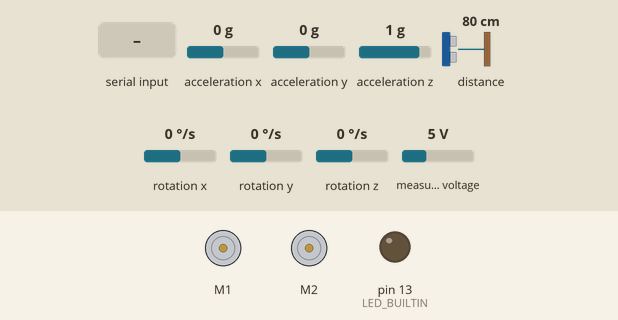
The sketch below on a simulated Arduino Leonardo, built with avr-gcc and run on an emulated ATmega32U4. Shown: 2 × DC motor (green arrow = forward, orange = backward, longer = faster), output pins drawn as LEDs (lit = HIGH). The test bench sets the inputs (shaded band); at power-on: acceleration x 0 g, acceleration y 0 g, acceleration z 1 g, distance to the obstacle 80 cm, rotation x 0 °/s, rotation y 0 °/s, rotation z 0 °/s, measured voltage 5 V. What the sketch prints to the serial monitor is not drawn.

Above: at 3.2 s.
3.3 s: "90;45;200\n" received over Serial
At 3.6 s:
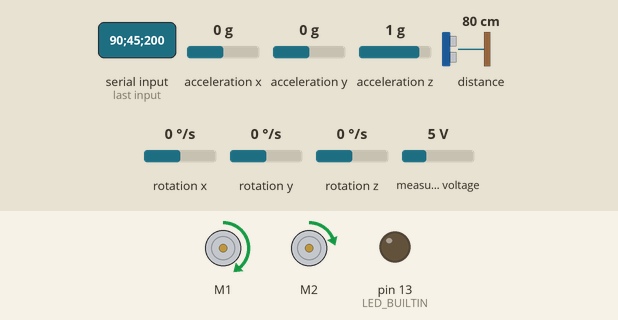
4.8 s: "30;150\n" received over Serial
At 5.9 s:
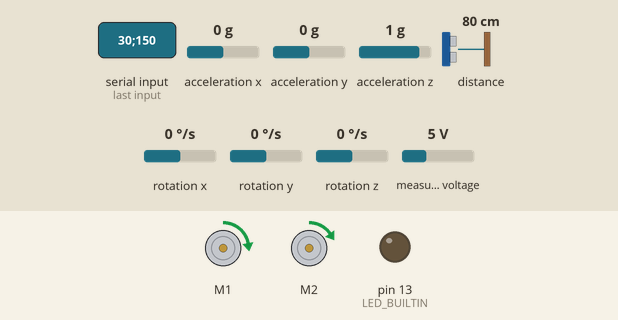
6.3 s: "0\n" received over Serial
At 7.1 s:
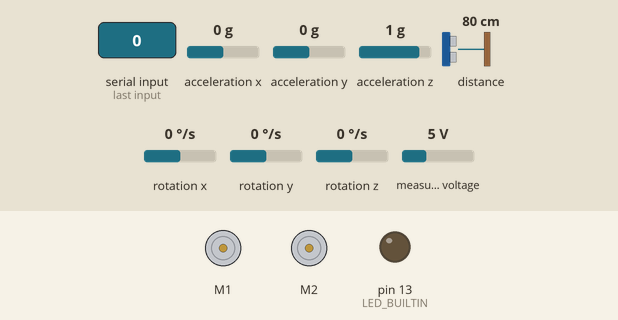
7.8 s: "200\n" received over Serial
At 8.2 s:
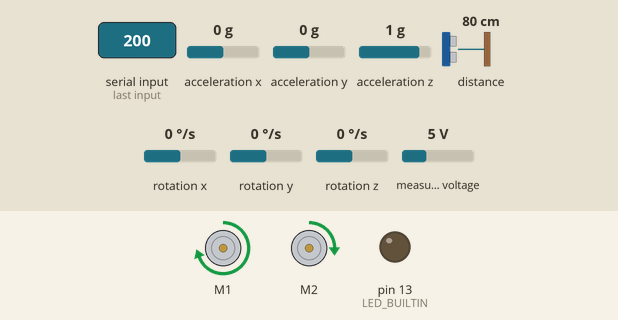
9.3 s: "1;90;45\n" received over Serial
At 12.0 s:
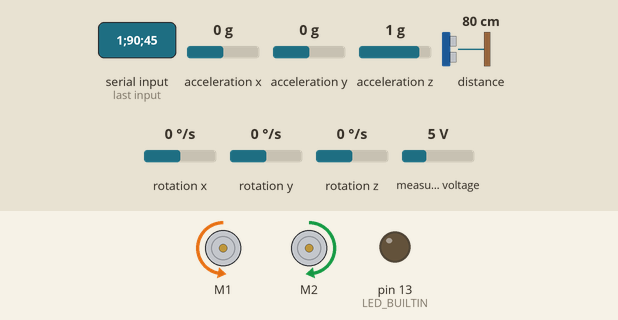
12.3 s: "1;90\n" received over Serial
Timing chart, 0 to 15.3 s (numbered marks = the images above; inputs shaded):
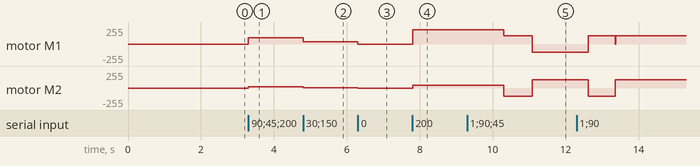

The sketch:

zumoEmbedded.ino
```cpp
#include <ArduinoJson.h> // By Benoit Blanchon
#include <Wire.h>        // Arduino Library
#include <Zumo32U4.h>    // By Pololu

// Definitions and declarations

#define NUM_LINE_SENSORS 5
#define NUM_PROX_SENSORS 4
#define NUM_IMU_SENSORS 2
#define MAX_NUM_SENSORS 5
#define MSG_TIMEOUT_MILLIS 5000
#define DT_CONTROL_MILLIS 10  // Control DT suggested range 5-50 mSec --> 200-20 Hz
#define ON_LINE_THRESHOLD 400
#define NOISE_THRESHOLD 50

Zumo32U4ProximitySensors prox;
Zumo32U4LineSensors lineSensors;
Zumo32U4Buzzer buzzer;
Zumo32U4IMU imu;
Zumo32U4Motors motors;

// sensors arrays

unsigned int lineSensorValues[NUM_LINE_SENSORS];
unsigned int proxSensorValues[NUM_PROX_SENSORS];
int16_t imuSensorValues[NUM_IMU_SENSORS];

// control & communication variables

float joyX;
float joyY;
bool calibration_flag = true;
const uint16_t maxSpeed = 200;
int16_t lastError = 0;
int rightMotor = 0;
int leftMotor = 0;
String inputString;
bool stringComplete;
int16_t position = 0;
bool reached_junction = false;
int direction = 0;

bool communication_timed_out = 0;
unsigned long msg_time = 0;
unsigned long millisTick = 0;
float dt = DT_CONTROL_MILLIS / 1000.0;
uint16_t Kp_low = 0.25;
uint16_t Kd_low = 6;
uint16_t Kp_high = 1;
uint16_t Kd_high = 20;
int ind2;
String str;
int auto_mode;

// Functions

/*
This function returns an estimated position of the robot with respect to a line. The estimate is made
using a weighted average of the sensor indices multiplied by 1000, so that a return value of 0 indicates
that the line is directly below sensor 0, a return value of 1000 indicates that the line is directly below
sensor 1, 2000 indicates that it's below sensor 2000, etc. Intermediate values indicate that the line is
between two sensors. The formula is:

  0*value0 + 1000*value1 + 2000*value2 + ...
 --------------------------------------------
       value0  +  value1  +  value2 + ...

By default, this function assumes a dark line (high values) surrounded by white (low values).
If your line is light on black, set the optional second argument white_line to true. In this case,
each sensor value will be replaced by (1000-value) before the averaging.
*/
int getLinePosition(unsigned int *sensor_values, unsigned int direction,
                    unsigned int position, bool calibration_flag)
{
    unsigned char i;
    unsigned long avg, avg1, avg2; // numerators for the weighted total, they're long before division
    unsigned int sum, sum1, sum2; // denominators for the weighted total, they're <= 64000
    avg = 0; avg1 = 0; avg2 = 0;
    sum = 0; sum1 = 0; sum2 = 0;
    bool on_line = false;

    for (i = 0; i < NUM_LINE_SENSORS; i++) {
        int value = sensor_values[i];

        // keep track of whether we see the line at all
        if (value > ON_LINE_THRESHOLD) {
            on_line = true;
        }

        // only average in values that are above the noise threshold
        if (value > NOISE_THRESHOLD)
        {
            // Main values
            avg += (long)(value) * (i * 1000);
            sum += value;

            // Leftside values - will be used in case of a junction
            if (i < 2)
            {
              avg1 += (long)(value) * (i * 1000);
              sum1 += value;
            }

            // Rightside values - will be used in case of a junction
            if (i > 2)
            {
              avg2 += (long)(value) * (i * 1000);
              sum2 += value;
            }
        }
    }

    if(!on_line)
    {
      // If it last read to the left of center, return 0.
      if(position < (NUM_LINE_SENSORS-1)*1000/2)
          return 0;

      // If it last read to the right of center, return the max.
      else
          return (NUM_LINE_SENSORS-1)*1000;
    }

    // Reached a junction
    if ((sum1 > ON_LINE_THRESHOLD && sum2 > ON_LINE_THRESHOLD))
    {
      reached_junction = true;

      // Driving direction is counterclockwise - calculate position based on leftside values
      if (direction == 0)
      {
        position = avg1 / sum1;
      }

      // Driving direction is clockwise - calculate position based on rightside values
      else
      {
        position = avg2 / sum2;
      }
    }

    // No junction
    else
    {
      reached_junction = false;
      position = avg / sum;
    }

    return position;
}

/*This function calibrates the line sensors. It is called every time the driving mode changes from
manual to automatic.*/
void calibrateSensors()
{
  // Wait 1 second before beggining the automatic sensor calibration
  delay(1000);

  // Calibration is done by rotating in place to sweep the sensors over the line
  for(uint16_t i = 0; i < 120; i++)
  {
    if (i > 30 && i <= 90)
    {
      motors.setSpeeds(-200, 200);
    }
    else
    {
      motors.setSpeeds(200, -200);
    }

    lineSensors.calibrate();
  }
  motors.setSpeeds(0, 0);
}

// Read the inertial sensors (IMU)
void getImuSensorValues() {
  imu.read();
  imuSensorValues[0] = imu.a.x;
  imuSensorValues[1] = imu.a.y;
}

// Read the line sensors
void getLineSensorValues(){
  lineSensors.readCalibrated(lineSensorValues);
}

// Read the proximity sensors
void getProxSensorValues(){
  prox.read();
  proxSensorValues[0] = prox.countsLeftWithLeftLeds();
  proxSensorValues[1] = prox.countsFrontWithLeftLeds();
  proxSensorValues[2] = prox.countsFrontWithRightLeds();
  proxSensorValues[3] = prox.countsRightWithRightLeds();
}

// setup & loop functions

void setup() {
  pinMode(LED_BUILTIN, OUTPUT);
  imu.init();
  imu.enableDefault();
  prox.initThreeSensors();
  delay(1000);
  lineSensors.initFiveSensors();
  delay(1000);
  Serial.begin(9600);
  inputString.reserve(200);
}

void loop() {

  // There are bytes available for reading at the serial port
  while (Serial.available()) {

    // Read the serial receive byffer one byte at a time until '\n'
    char inChar = (char)Serial.read();
    inputString += inChar;
    if (inChar == '\n') {
      stringComplete = true;
    }
  }

  // The message is ready to be parsed
  if (stringComplete) {

    // Get timestamp
    int timestamp = millis();

    // Read first parameter - auto_mode: manual (0) or automatic (1)
    int ind1 = inputString.indexOf(';');  // find location of first delimiter ';'
    str = inputString.substring(0, ind1);   // capture the auto_mode substring
    auto_mode = str.toInt(); // convert auto_mode to integer

    // Read the second parameter - direction: counterclockwise (0) or clockwise (1)
    ind2 = inputString.indexOf('.'); // find location of second delimiter '.'
    str = inputString.substring(ind1 + 1, ind2);   // capture the direction substring
    int direction = str.toInt(); // convert direction to integer

    // Automatic mode
    if(auto_mode == 1){

        // Calibrate line sensors. Happens only once when starting automatic mode.
        if(calibration_flag){
          calibrateSensors();
        }

      // Read line sensor values and populate the lineSensorValues array
      getLineSensorValues();

      // Calculate position of robot relative to the line, and the error
      position = getLinePosition(lineSensorValues, direction, position, calibration_flag);
      int16_t error = position - 2000;

      /*Implemenation of a PD controller. The new speeds for the right and left motors are determined
      based on the current error and the difference between the last error.*/
      int16_t speedDifference = 0;
      if (!reached_junction)
      {
        speedDifference = Kp_low * error + Kd_low * (error - lastError);
      }
      else
      {
        speedDifference = Kp_high * error + Kd_high * (error - lastError);
      }
      lastError = error;

      // Calculate new speed
      int16_t leftSpeed = (int16_t)maxSpeed + speedDifference;
      int16_t rightSpeed = (int16_t)maxSpeed - speedDifference;

      // Make sure the speed is between the acceptable range (0 - 200)
      leftSpeed = constrain(leftSpeed, 0, (int16_t)maxSpeed);
      rightSpeed = constrain(rightSpeed, 0, (int16_t)maxSpeed);

      // Set new speeds
      motors.setSpeeds(leftSpeed, rightSpeed);

      // Calibration is not needed anymore
      calibration_flag = false;
    }

    // Manual mode
    else{

      // Read the third paramter - joyX (X value of the joystick)
      str = "";
      int ind3 = inputString.indexOf(','); // find location of third delimiter ','
      str = inputString.substring(ind2 + 1, ind3); // capture the joyX substring
      int joyX = str.toInt(); // Convert joyX to integer

      // Read the fourth paramter - joyY (Y value of the joystick)
      str = "";
      str = inputString.substring(ind3+1); // capture the joyY substring
      int joyY = str.toInt(); // Convert joyY to integer

      // Calculate and set new speeds
      leftMotor = joyY + int(float(joyX)/1.5);
      rightMotor = joyY - int(float(joyX)/1.5);
      motors.setLeftSpeed(leftMotor);
      motors.setRightSpeed(rightMotor);

      // Calibration will be needed the next time mode switches to automatic
      calibration_flag = true;
    }

    // Assign sensor values into sensor arrays
    getImuSensorValues();
    getLineSensorValues();
    getProxSensorValues();

    // Read battery level
    uint16_t batteryLevel = readBatteryMillivolts();
    float battery = float(batteryLevel)/1000.0;

    // Send data to RaspberryPi via json document
    // data includes timestamp, battery and sensor values which are stored in arrays
    DynamicJsonDocument jBuffer(1024);
    JsonArray line_sensor_values = jBuffer.createNestedArray("line_sensor_values");
    JsonArray imu_sensor_values = jBuffer.createNestedArray("imu_sensor_values");
    JsonArray prox_sensor_values = jBuffer.createNestedArray("prox_sensor_values");

    // Populate timestamp and battery
    jBuffer["timestamp"] = timestamp;
    jBuffer["Battery"] = battery;

    // Populate sensor values
    for (int i = 0; i < MAX_NUM_SENSORS; i++){
      if( i < NUM_IMU_SENSORS){
        imu_sensor_values.add(imuSensorValues[i]);
      }
      if (i < NUM_LINE_SENSORS){
        line_sensor_values.add(lineSensorValues[i]);
      }
      if(i < NUM_PROX_SENSORS){
      prox_sensor_values.add(proxSensorValues[i]);
      }
    }

    // Document transmission
    serializeJson(jBuffer, Serial);
    Serial.println();

    // Clear the string
    inputString = "";
    stringComplete = false;
  }
}
```

UARTReader.cpp
```cpp
#include "UARTReader.h"

//#define DEBUGPRINT

UARTReader::UARTReader(Stream& serialPort, char *startStr, char stopChar, int maxBufSize) : serialPort(serialPort) {
	this->UARTMode  = UART_SYNCING;
  this->bufIndex = 0; // static ptr for when data comes in separate chunks
  this->syncSteps = 0;
  this->startStr = new char[1 + strlen(startStr)];
  strcpy(this->startStr, startStr);
	this->syncDone = (int)strlen(startStr);
  this->stopChar = stopChar;
  this->inputBuffer = new char[maxBufSize];
}

UARTReader::~UARTReader() {
  delete this->startStr;
  delete this->inputBuffer;
}

int UARTReader::getMessage() {

  int nBytes, bytesRead;
  char c;

  if(!(nBytes = serialPort.available()))
    return UARTMode;

  bytesRead = 0;
  while( bytesRead < nBytes ) {
    switch(UARTMode) {
      case UART_SYNCING:
        while(bytesRead < nBytes && UARTMode == UART_SYNCING) {
          c = (char)serialPort.read();
#ifdef DEBUGPRINT
            Serial.write(c);
#endif
					bytesRead++;
          syncSteps = (c == startStr[syncSteps] ? syncSteps + 1 : 0);
          if(syncSteps == syncDone) {  // sync'ed //
            bufIndex = syncSteps = 0;
            UARTMode = UART_RECEIVING;
          }
        }
        break;
      case UART_RECEIVING:
        while(bytesRead < nBytes && UARTMode == UART_RECEIVING) {
          c = (char)serialPort.read();
#ifdef DEBUGPRINT
            Serial.write(c);
#endif
          inputBuffer[bufIndex] = c;
					bytesRead++;
					bufIndex++;
          if(c == stopChar) {  // we got a packet!! //
#ifdef DEBUGPRINT
            Serial.write("Package");
#endif
            inputBuffer[bufIndex] = NULL;
            bufIndex = 0;
            UARTMode = UART_SYNCING;
            return UART_GOT_MESSAGE;
          }
          if(bufIndex == MAX_INPUT_BUFFER-2) { // overflow
            bufIndex = 0;
            UARTMode = UART_SYNCING;
            return UART_BUFF_OVERFLOW;
          }
        }
      break;
    } // switch //
  } // while //
  return UARTMode; // UART_SYNCING or UART_RECEIVING
}
```

UARTReader.h
```cpp
/*
  UARTReadBytes.h - Library for non-blocking read from UART comm
*/

#ifndef UARTReader_h
#define UARTReader_h
#include <Arduino.h>

// Structure of a single frame:
// delimiter + json message + '\n'

// Buffer size including delimiters: 512 bytes
#define MAX_INPUT_BUFFER 512

class UARTReader
{
  public:
    UARTReader(Stream& serialPort, char *startDelim, char stopChar, int maxBufSize=MAX_INPUT_BUFFER);
   ~UARTReader();
    int getMessage();
    char* buffer() { return inputBuffer; }

    static int const UART_GOT_MESSAGE = 0;
    static int const UART_SYNCING = 1;
    static int const UART_RECEIVING = 2;
    static int const UART_BUFF_OVERFLOW = 3;

  private:
    char* inputBuffer;
    char* startStr; // = "json:";
    char stopChar;

    int UARTMode;
    int bufIndex; // static ptr for when data comes in separate chunks
    int syncSteps;
		int syncDone;

    Stream& serialPort;

};

#endif
```

Measured:
- after the input at 3.3 s, motor M1: stopped → forward 95/255 at once; motor M2: stopped → forward 19/255 at once
- after the input at 4.8 s, motor M1: forward 95/255 → forward 31/255 at once; motor M2: forward 19/255 → forward 6/255 at once
- after the input at 6.3 s, motor M1: forward 31/255 → stopped at once; motor M2: forward 6/255 → stopped at once
- after the input at 7.8 s, motor M1: stopped → forward 212/255 at once; motor M2: stopped → forward 42/255 at once
- after the input at 9.3 s, motor M1: forward 212/255 → forward 127/255 after 1.0 s, → backward 127/255 0.79 s later; motor M2: forward 42/255 → backward 127/255 after 1.0 s, → forward 127/255 0.79 s later
